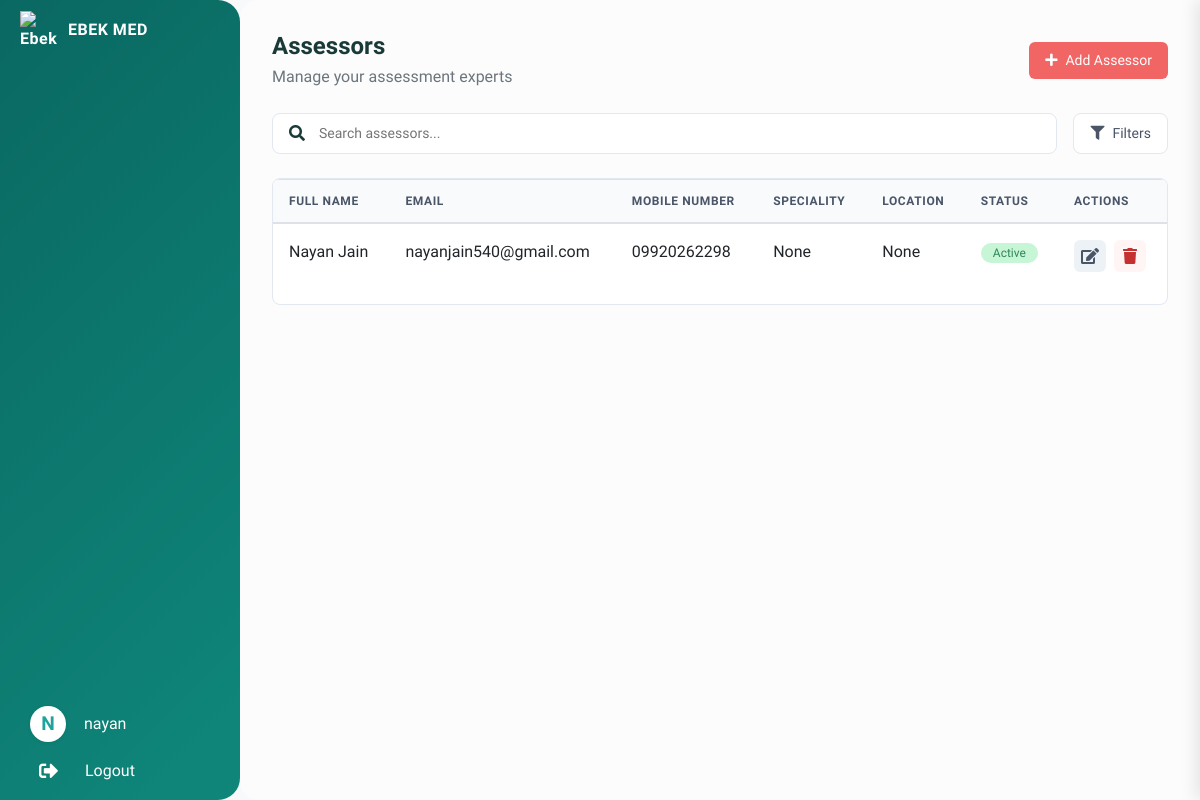
The app's page /onboarding/assessors/ (signed in), older data.
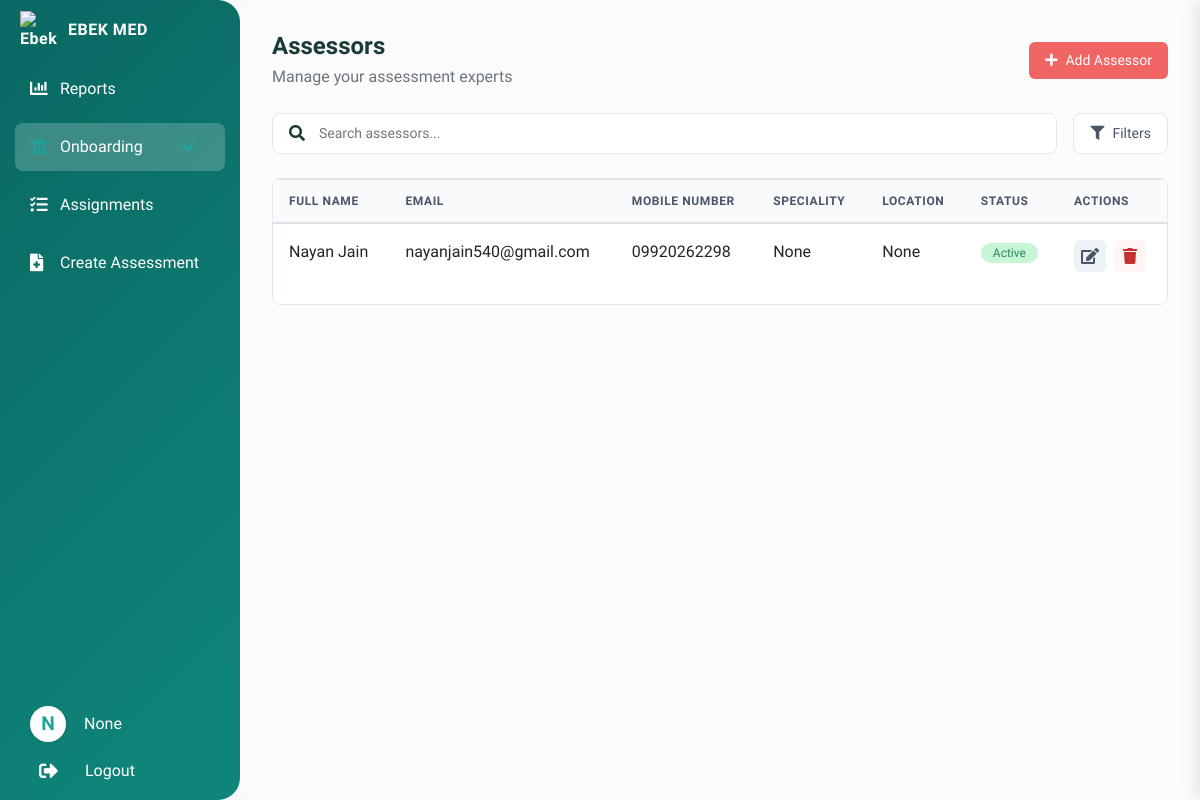
The same page, newer data.
### assessments/models.py (models this page shows, shortened)
class EbekUser(AbstractBaseUser, PermissionsMixin):
    email = models.EmailField(
        max_length=255, unique=True,
        help_text='Required. A valid email address.',
    )
    full_name = models.CharField(max_length=255, blank=True, null=True)
    phone_number = models.CharField(max_length=20, blank=True, null=True)
    is_active = models.BooleanField(default=True, help_text='Designates whether this user can log in.')
    is_staff = models.BooleanField(default=False, help_text='Designates whether this user can access the admin site.')
    is_superuser = models.BooleanField(default=False, help_text='Designates whether this user has all permissions without explicitly assigning them.')
    user_role = models.CharField(
        max_length=200, choices=role, default='', null=True, blank=True, help_text='User Role'
    )
    date_joined = models.DateTimeField(auto_now_add=True, help_text='When the user account was created.')
    last_login = models.DateTimeField(null=True, blank=True, help_text='Last login timestamp.')
    groups = models.ManyToManyField(
        'auth.Group',
        verbose_name='groups',
        blank=True,
        help_text='The groups this user belongs to.',
        related_name='ebek_user_set',
        related_query_name='ebek_user'
    )
    user_permissions = models.ManyToManyField(
        'auth.Permission',
        verbose_name='user permissions',
        blank=True,
        help_text='Specific permissions for this user.',
        related_name='ebek_user_set',
        related_query_name='ebek_user'
    )
    mobile_number = models.CharField(max_length=20, blank=True, null=True)
    objects = EbekUserManager()
    USERNAME_FIELD = 'email'
    REQUIRED_FIELDS = []
    class Meta:
        verbose_name = 'User'
        verbose_name_plural = 'Users'

class Assessor(models.Model):
    ASSESSOR_TYPES = [
        ('internal', 'Internal'),
        ('external', 'External')
    ]
    SPECIALIZATION_CHOICES = [
        ('clinical', 'Clinical'),
        ('academic', 'Academic')
    ]
    assessor_type = models.CharField(max_length=10, choices=ASSESSOR_TYPES)
    staff_id = models.CharField(max_length=50, null=True, blank=True)
    branch = models.CharField(max_length=100, null=True, blank=True)
    location = models.CharField(max_length=255, null=True, blank=True)
    qualification = models.CharField(max_length=255, null=True, blank=True)
    designation = models.CharField(max_length=100, null=True, blank=True)
    specialization = models.CharField(max_length=20, choices=SPECIALIZATION_CHOICES, null=True, blank=True)
    is_verifier = models.BooleanField(default=False)
    is_active = models.BooleanField(default=True)
    created_at = models.DateTimeField(auto_now_add=True)
    updated_at = models.DateTimeField(auto_now=True)
    institution = models.ForeignKey('Institution', null=True, blank=True, on_delete=models.SET_NULL)
    hospital = models.ForeignKey('Hospital', null=True, blank=True, on_delete=models.SET_NULL)
    assessor_user = models.ForeignKey('EbekUser', on_delete=models.SET_NULL, null=True, blank=True)
    assessor_id = models.CharField(max_length=50, unique=True, editable=False)

### assessments/onboarding_views.py (the view)
# urls.py: path('onboarding/assessors/', views.assessor_list, name='assessor_list'),
@login_required
def assessor_list(request):
    assessors = Assessor.objects.all().order_by('-created_at')
    selected_specialities = request.GET.getlist('speciality')
    selected_statuses = request.GET.getlist('status')
    if selected_specialities:
        assessors = assessors.filter(specialization__in=selected_specialities)
    if selected_statuses:
        active_status = [status.lower() == 'active' for status in selected_statuses]
        assessors = assessors.filter(is_active__in=active_status)
    paginator = Paginator(assessors, 10)
    page = request.GET.get('page')
    assessors = paginator.get_page(page)
    all_specialities = Assessor.objects.values_list('specialization', flat=True).distinct()
    return render(request, 'assessments/onboarding/assessor_list.html', {
        'assessors': assessors,
        'all_specialities': all_specialities,
        'selected_specialities': selected_specialities,
        'selected_statuses': selected_statuses,
    })

### assessments/templates/assessments/onboarding/assessor_list.html (shortened to what this page needs)
{% extends 'assessments/base.html' %}
{% block content %}
<div class="header">
    <div class="header-left">
        <h1>Assessors</h1>
        <p class="text-muted">Manage your assessment experts</p>
    </div>
    <div class="header-right">
        <a href="{% url 'assessor_create' %}" class="btn btn-primary">
            <i class="fas fa-plus"></i>
            Add Assessor
        </a>
    </div>
</div>
<div class="search-filter-bar">
    <div class="search-box">
        <i class="fas fa-search"></i>
        <input type="text" placeholder="Search assessors...">
    </div>
    <button class="btn-filter" onclick="toggleFilterPanel()">
        <i class="fas fa-filter"></i>
        Filters
    </button>
</div>
    <div class="card">
    <table class="table">
                    <thead>
                        <tr>
                            <th>Full Name</th>
                            <th>Email</th>
                            <th>Mobile Number</th>
                            <th>Speciality</th>
                            <th>Location</th>
                            <th>Status</th>
                            <th>Actions</th>
                        </tr>
                    </thead>
                    <tbody>
                        {% for assessor in assessors %}
                        <tr>
                <td>
                    <div class="institution">
                        <span>{{ assessor.assessor_user.full_name }}</span>
                    </div>
                </td>
                            <td>{{ assessor.assessor_user.email }}</td>
                            <td>{{ assessor.assessor_user.phone_number }}</td>
                            <td>{{ assessor.specialization }}</td>
                            <td>{{ assessor.location }}</td>
                            <td>
                    <span class="badge {% if assessor.is_active %}active{% else %}inactive{% endif %}">
                        {{ assessor.is_active|yesno:"Active,Inactive" }}
                    </span>
                            </td>
                            <td>
                    <div class="actions">
                        <a href="{% url 'assessor_edit' assessor.id %}" class="btn-icon">
                                    <i class="fas fa-edit"></i>
                                </a>
                        <button type="button"
                                class="btn-icon btn-danger"
                                data-name="{{ assessor.full_name }}"
                                data-url="{% url 'assessor_delete' assessor.id %}"
                                onclick="confirmDelete(this)"
                                title="Delete">
                                    <i class="fas fa-trash"></i>
                                </button>
                    </div>
                            </td>
                        </tr>
                        {% endfor %}
                    </tbody>
                </table>
            </div>
{% endblock %}

### assessments/templates/assessments/base.html (shortened to what this page needs)
<!DOCTYPE html>
<html lang="en">
<head>
    <link href="https://stackpath.bootstrapcdn.com/bootstrap/4.5.2/css/bootstrap.min.css" rel="stylesheet">
    <link href="https://cdnjs.cloudflare.com/ajax/libs/font-awesome/5.15.4/css/all.min.css" rel="stylesheet">
</head>
<body>
    {% if request.user.is_authenticated %}
    <div id="sidebar">
        <div class="sidebar-header">
            <img src="https://i.ibb.co/VW9y368B/4021762-Ebekmed-Favicon.png" alt="Ebek Logo" style="height: 38px; width: 38px; object-fit: contain;">
            <span class="brand-text">EBEK MED</span>
        </div>
        {% if request.user.user_role == 'ebek_admin' or request.user.user_role == 'super_admin' %}
        <div class="nav-item">
            <a href="{% url 'exam_reports_page' %}" class="nav-link" title="View Assessment Reports">
        <i class="fas fa-chart-bar"></i>
                <span>Reports</span>
            </a>
        </div>
            <div class="nav-item">
                <a href="#onboardingSubmenu" class="nav-link" data-toggle="collapse" aria-expanded="false" title="Onboarding and Management">
            <i class="fas fa-university"></i>
                    <span>Onboarding</span>
                    <i class="fas fa-chevron-down ml-auto"></i>
                </a>
            </div>
            <div class="nav-item">
                <a href="{% url 'assign_assessment' %}" class="nav-link" title="View & Assign Assessments">
                    <i class="fas fa-tasks"></i>
                            <span>Assignments</span>
                    </a>
            </div>
            {% if request.user.user_role == 'super_admin' %}
                <div class="nav-item">
                    <a href="{% url 'create_assessment' %}" class="nav-link" title="Create New Assessment">
                <i class="fas fa-file-medical"></i>
                        <span>Create Assessment</span>
                </a>
            </div>
            {% endif %}
        {% endif %}
        <div class="sidebar-bottom-area">
            <div class="nav-item">
                <div class="sidebar-user-info d-flex align-items-center">
                    <div class="sidebar-user-initial mr-2">
                        <span class="user-initial-circle">{{ request.user.email|first|upper }}</span>
                    </div>
                    <span class="sidebar-user-email">{{ request.user.full_name }}</span>
                </div>
            </div>
            <div class="nav-item">
                <a href="{% url 'logout' %}" class="nav-link d-flex align-items-center sidebar-logout-link">
                        <i class="fas fa-sign-out-alt" style="font-size: 1.2rem; margin: -6px;"></i>
                    <span class="sidebar-logout-text" style="margin-left: 32px;">Logout</span>
                </a>
            </div>
        </div>
    </div>
    {% endif %}
    <div id="content">
        {% block content %}{% endblock %}
    </div>
</body>
</html>

### assessments/templates/assessments/base.html (style rules this page uses)
:root { --primary-color: #1AA09A; --primary-gradient: linear-gradient(135deg, #1AA09A 0%, #4fd1c5 100%); --sidebar-width: 250px; --sidebar-collapsed-width: 70px; --header-height: 60px; --text-color: #1a3a38; --hover-color: #e6f7f6; --active-color: #e0f7f5; --accent-color: #4fd1c5; --divider-color: #b2e5e2; }
body { font-family: 'PT Sans', sans-serif; background-color: #f8f9fa; color: var(--text-color); }
input, button, select, textarea, a, p, h1, h2, h3, h4, h5, h6, span, div { font-family: 'PT Sans', sans-serif; }
#sidebar { width: var(--sidebar-width); background: var(--primary-gradient), var(--primary-color); background-blend-mode: multiply; opacity: 0.97; border-right: none; height: 100vh; position: fixed; top: 0; left: 0; z-index: 1001; transition: all 0.4s cubic-bezier(.4,2,.6,1), box-shadow 0.3s; border-top-right-radius: 22px; border-bottom-right-radius: 22px; overflow: hidden; background-image: var(--primary-gradient), repeating-linear-gradient(135deg, rgba(255,255,255,0.04) 0px, rgba(255,255,255,0.04) 2px, transparent 2px, transparent 8px); font-family: 'PT Sans', sans-serif; display: flex; flex-direction: column; }
#sidebar .sidebar-header { height: var(--header-height); display: flex; align-items: center; padding: 0 20px; border-bottom: none; }
#sidebar .sidebar-header img { height: 35px; margin-right: 10px; }
#sidebar .sidebar-header, #sidebar .brand-text { color: #fff; letter-spacing: 0.5px; font-weight: 600; }
#sidebar .nav-item { padding: 0 15px; margin: 5px 0; }
#sidebar .nav-link { display: flex; align-items: center; padding: 12px 15px; color: #fff; border-radius: 8px; transition: background 0.25s, color 0.25s, box-shadow 0.25s; text-decoration: none; font-size: 1rem; font-family: 'PT Sans', sans-serif; }
#sidebar .nav-link.active, #sidebar .nav-link.active-parent { background-color: #FFFFFF33; color: #fff; font-weight: 600; }
#sidebar .nav-link.active i, #sidebar .nav-link.active-parent i { color: var(--primary-color) !important; }
#sidebar .nav-link i { width: 20px; margin-right: 10px; font-size: 1.1rem; }
#sidebar .nav-link span { font-size: 1 rem; font-weight: 500; }
#content { margin-left: var(--sidebar-width); padding: 32px 32px 80px 32px; min-height: 100vh; transition: margin-left 0.4s cubic-bezier(.4,2,.6,1), padding 0.3s; background: #fcfcfc; border-top-left-radius: 18px; border-bottom-left-radius: 18px; box-shadow: 0 0 0 0 #fff; }
.nav-link[data-toggle="collapse"] .fa-chevron-down { transition: transform 0.3s ease; }
#sidebar { display: flex; flex-direction: column; height: 100vh; }
.sidebar-bottom-area { position: fixed; left: 0; bottom: 0; width: var(--sidebar-width); z-index: 1002; }
.sidebar-user-info { width: 100%; display: flex; align-items: center; margin-bottom: 5px; padding: 0 15px; }
.sidebar-user-initial .user-initial-circle { display: inline-flex; align-items: center; justify-content: center; background: #fff; color: var(--primary-color); font-weight: 700; font-size: 1.2rem; width: 36px; height: 36px; border-radius: 50%; box-shadow: 0 1px 4px 0 rgba(0,0,0,0.07); margin-right: 10px; }
.sidebar-user-email { color: #fff; font-size: 1rem; font-weight: 500; line-height: 1.5; word-break: break-all; font-family: 'PT Sans', sans-serif; }
.sidebar-logout-link { width: calc(100% - 30px); padding: 12px 15px; border-radius: 8px; background: none; box-shadow: none; color: #fff; font-weight: 500; font-size: 1rem; transition: background 0.25s, color 0.25s; display: flex; align-items: center; margin: 0 15px 5px 15px; font-family: 'PT Sans', sans-serif; }

Row changes from the older to the newer data that the page shows:
changed EbekUser: user_role "student" → "super_admin" (drawn); user.full_name "nayan" → "None"
Text that changed along with them:
text now shown: "Reports Onboarding Assignments Create Assessment"
